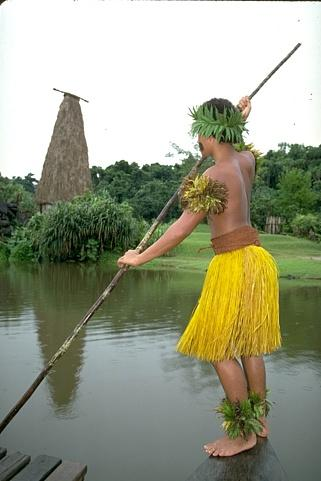
//> input picture Image_Processing/hw1/101087.jpg, 321 x 481 px
$ ./hw1 101087.jpg   (built with g++ and OpenCV 4)
//> lines starting //> are read from the running program, lines starting //| are printed output that depends on the picture; after the words box and inside, x2 and y2 are one past the last pixel; in counts of white or black regions, pixels touching at a corner belong together
//> further down, image is the input picture: 481 rows x 321 cols, CV_8UC3; mean B, G, R 133.6, 156, 153.1
#include<iostream>
#include<opencv2/highgui/highgui.hpp>
#include<opencv2/opencv.hpp>
#include<opencv2/core/core.hpp>
#include<opencv2/highgui/highgui.hpp>

using namespace cv;
using namespace std;

// [20 lines of commented-out code are left out]

Mat HSV_detect(Mat& src) {
	Mat hsv;
	Mat r, r2, g, b;
	Mat output_mask = Mat::zeros(src.size(), CV_8U);
	cvtColor(src, hsv, COLOR_BGR2HSV);
//> hsv: 481 rows x 321 cols, CV_8UC3; mean H, S, V 39.9, 60.2, 160.7
	inRange(hsv, Scalar(30, 68, 30), Scalar(80, 255, 255), g);//選取範圍
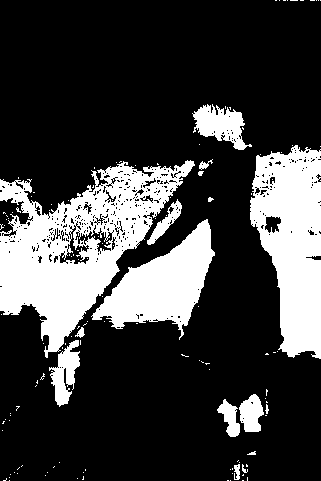
//> g: 481 rows x 321 cols, CV_8UC1; 24.4% white; 133 white regions (117 under 20 px), largest, box (x1, y1, x2, y2) and area: (0, 160, 195, 358) 16010, (250, 145, 321, 359) 10449, (91, 219, 215, 340) 6564
	output_mask = g;
	Mat detect;
	src.copyTo(detect, output_mask);;
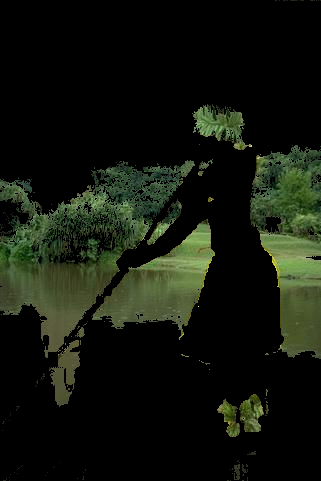
//> detect: 481 rows x 321 cols, CV_8UC3; mean B, G, R 12.9, 22.5, 18
	return detect;
}

int main(int argc, char** argv) {

	argv[1] = (char*)"C:\\images\\101087.jpg";
	//argv[1] = (char*)"C:\\images\\113044_green.jpg";
	//argv[1] = (char*)"C:\\images\\jai.jpg";

	Mat image;
	//載入圖檔
	image = imread(argv[1], cv::IMREAD_COLOR);
	//檢查讀檔是否成功
	if (!image.data) {
		cout << "無法開啟或找不到圖檔" << std::endl;
		return -1;
	}
	//Mat skin = ellipse_detect(image);
	Mat plant = HSV_detect(image);
	//建立顯示圖檔視窗
	namedWindow("Display window", cv::WINDOW_NORMAL);

	//在視窗內顯示圖檔
	//imshow("Display window", skin);
	imshow("Display window", plant);

	//視窗等待按鈕
	waitKey(0);

	return 0;
}
